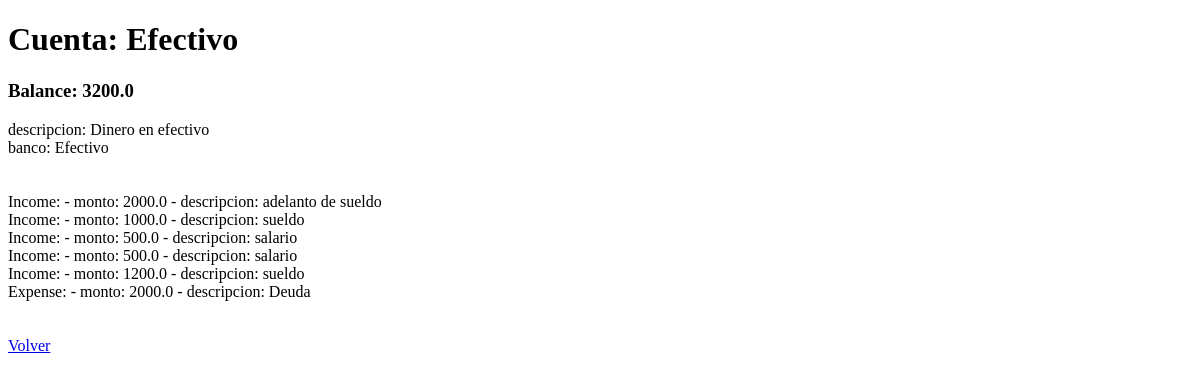
The page /accounts/1/detail (signed in) on the database as committed earlier.
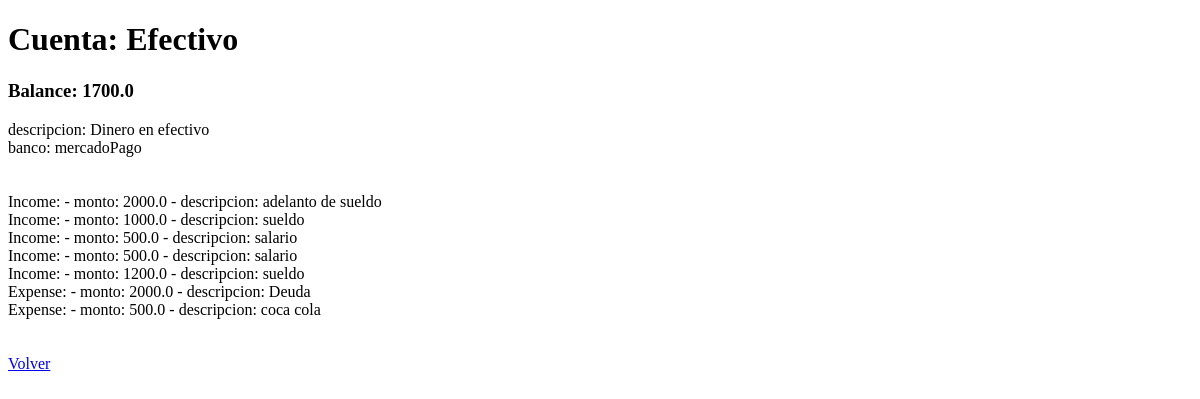
The same page on the database as committed later.
### accounts/models.py (models this page shows)
class Account(models.Model):
    id = HashidAutoField(primary_key=True)
    name = models.CharField(max_length=70)
    description = models.CharField(max_length=200)
    bank = models.CharField(max_length= 70)
    balance = models.FloatField(default=0)
    created_at = models.DateField(auto_now_add=True)
    user = models.ForeignKey(User, on_delete=models.CASCADE)

class Operation_ac(models.Model):
    id = HashidAutoField(primary_key=True)
    description = models.CharField(max_length=200)
    type = models.CharField(max_length=70)
    category = models.ForeignKey(Category,on_delete=models.SET_NULL, null=True)
    amount = models.FloatField(default=0)
    date = models.DateTimeField(default= django.utils.timezone.now)
    account = models.ForeignKey(Account, on_delete=models.CASCADE)
    transfer_id = models.IntegerField(default=0)

### accounts/views.py (the view)
# urls.py: path('<str:account_id>/detail', views.account_detail, name='account_detail'),
@login_required
def account_detail(request, account_id):
    try:
        account = Account.objects.get(pk=account_id)
    except (KeyError, Account.DoesNotExist):
        request = reset_messages(request)
        request.session['error_message'] = 'No se encontro la cuenta'
        request.session['message_shown'] = False
        return redirect('accounts:index')
    else:
        request = reset_messages(request)
        operations_list = Operation_ac.objects.filter(account=account)
        return render(request, 'accounts/account_detail.html',{
            'account': account,
            'operations_list': operations_list,
        })

### accounts/views.py (called while the page is built, shortened)
def reset_messages(request):
    try :
        aux = request.session['message_shown']
    except KeyError:
        request.session['message_shown'] = False
        request.session['error_message'] = ''
        request.session['success_message'] = ''

### accounts/templates/accounts/account_detail.html (shortened to what this page needs)
<!DOCTYPE html>
<html lang="en">
<head>
</head>
<body>
    <h1>Cuenta: {{account.name}}</h1>
    <h3>Balance: {{account.balance}}</h3>
    <div>
        descripcion: {{account.description}} <br>
        banco: {{account.bank}} <br>
    </div>
    <br><br>
    <div>
        {% for operation in operations_list %}
        {{operation.type}}: - monto: {{operation.amount}} - descripcion: {{operation.description}} <br>
        {% endfor %}
    </div>
    <br><br>
    <a href="{% url 'accounts:index' %}">Volver</a>
</body>
</html>

Rows that differ between the two databases and show on the page:
changed Account "Efectivo": balance "3200.0" → "1700.0"; bank "Efectivo" → "mercadoPago"
added Operation_ac: type "Expense", amount "500.0", description "coca cola"
